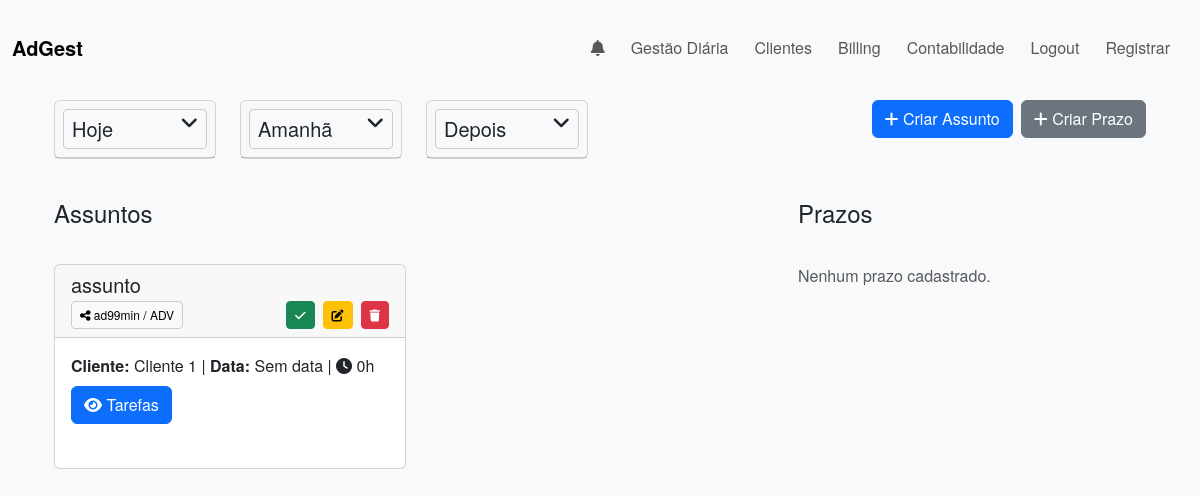
The page /dashboard (signed in) on the database as committed earlier.
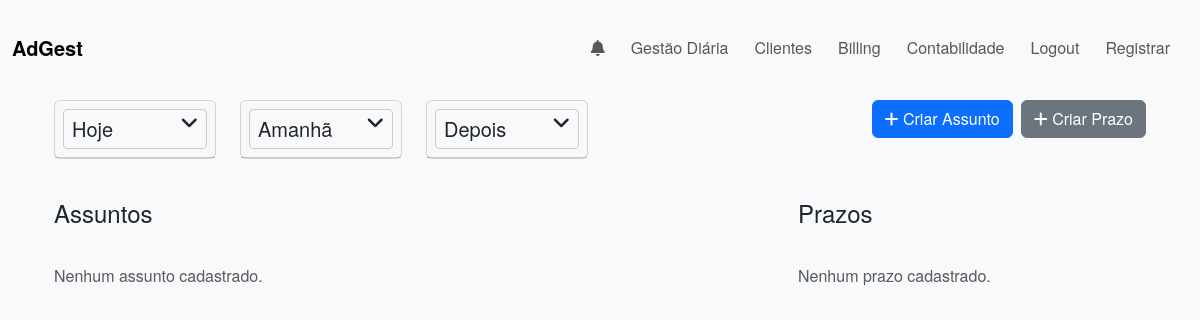
The same page on the database as committed later.
### app/models.py (models this page shows, shortened)
class Assunto(db.Model):
    __tablename__ = 'assuntos'
    id = db.Column(db.Integer, primary_key=True)
    user_id = db.Column(db.Integer, db.ForeignKey('users.id'), nullable=False)  # Dono
    client_id = db.Column(db.Integer, db.ForeignKey('clients.id'), nullable=False)
    nome_assunto = db.Column(db.String(100), nullable=False)
    due_date = db.Column(db.Date, nullable=True)
    sort_order = db.Column(db.Integer, default=0)
    horas_assunto = db.Column(db.Float, default=0.0)
    is_completed = db.Column(db.Boolean, default=False)
    is_billed = db.Column(db.Boolean, default=False)
    completed_by = db.Column(db.Integer, db.ForeignKey('users.id'), nullable=True)
    tarefas = db.relationship('Tarefa', backref='assunto', cascade="all, delete-orphan", lazy='dynamic')
    shared_with = db.relationship(
        'User',
        secondary=shared_assuntos,
        backref=db.backref('shared_assuntos', lazy='dynamic', overlaps="assuntos_compartilhados,compartilhados"),
        lazy='dynamic',
        overlaps="assuntos_compartilhados,compartilhados"
    )
    user = db.relationship("User", backref="assuntos_criados", foreign_keys=lambda: [Assunto.__table__.c.user_id])

class User(UserMixin, db.Model):
    __tablename__ = 'users'
    id = db.Column(db.Integer, primary_key=True)
    username = db.Column(db.String(100), unique=True, nullable=False)
    nickname = db.Column(db.String(10), nullable=False)
    email = db.Column(db.String(120), unique=True, nullable=False)
    profile_image = db.Column(db.String(120), default='default.jpg')
    password = db.Column(db.String(200), nullable=False)
    role = db.Column(db.String(50), default='advogado')
    __table_args__ = (db.UniqueConstraint('email', name='uq_users_email'),)
    assuntos_compartilhados = db.relationship(
        'Assunto',
        secondary=shared_assuntos,
        backref=db.backref('compartilhados', lazy='dynamic'),
        lazy='dynamic'
    )
    client_shares = db.relationship('ClientShare', backref='user', lazy='dynamic')

class Client(db.Model):
    __tablename__ = 'clients'
    id = db.Column(db.Integer, primary_key=True)
    user_id = db.Column(db.Integer, db.ForeignKey('users.id'), nullable=False)
    name = db.Column(db.String(100), nullable=False)  # unique=True removido
    number_interno = db.Column(db.String(50), nullable=True)
    nif = db.Column(db.String(50), nullable=True)
    address = db.Column(db.String(200), nullable=True)
    email = db.Column(db.String(100), nullable=True)
    telephone = db.Column(db.String(20), nullable=True)
    assuntos = db.relationship('Assunto', backref='client', lazy=True)
    __table_args__ = (
        db.UniqueConstraint('user_id', 'name', name='uq_user_clientname'),
    )
    shares = db.relationship('ClientShare', backref='client', lazy='dynamic')

### app/routes.py (the view)
@main.route('/dashboard')
@login_required
def dashboard():
    assuntos = Assunto.query.filter(
        or_(
            Assunto.user_id == current_user.id,
            Assunto.shared_with.any(id=current_user.id)
        ),
        Assunto.is_completed == False
    ).order_by(Assunto.sort_order, Assunto.nome_assunto).all()
    assuntos_tarefas_visiveis = {}
    for assunto in assuntos:
        if assunto.shared_with.count() > 0:
            tarefas_visiveis = assunto.tarefas
        else:
            tarefas_visiveis = [tarefa for tarefa in assunto.tarefas if tarefa.user_id == current_user.id]
        assuntos_tarefas_visiveis[assunto.id] = tarefas_visiveis
    current_date = date.today()
    tomorrow_date = current_date + timedelta(days=1)
    prazos = PrazoJudicial.query.filter(
        or_(
            PrazoJudicial.user_id == current_user.id,
            PrazoJudicial.shared_with.any(id=current_user.id)
        ),
        PrazoJudicial.status == False
    ).order_by(PrazoJudicial.prazo).all()
    return render_template(
        'dashboard.html',
        assuntos=assuntos,
        assuntos_tarefas_visiveis=assuntos_tarefas_visiveis,
        prazos=prazos,
        current_date=current_date,
        tomorrow_date=tomorrow_date
    )

### app/routes.py (called while the page is built)
@main.context_processor
def inject_notifications():
    if current_user.is_authenticated:
        notifs_nao_lidas = Notification.query.filter_by(
            user_id=current_user.id, is_read=False
        ).order_by(Notification.timestamp.desc()).all()
        unread = len(notifs_nao_lidas)
        return dict(notifications=notifs_nao_lidas, unread_count=unread)
    return dict(notifications=[], unread_count=0)

### app/templates/dashboard.html (shortened to what the changed rows need)
{% extends "base.html" %}
{% block content %}
<div class="container my-4">
  <div class="row">
    <div class="col-lg-8">
      <div id="assuntos-container" class="row row-cols-1 row-cols-lg-2 g-3">
        {% for assunto in assuntos %}
        <div class="col" data-id="{{ assunto.id }}">
          <div class="card h-100">
            <div class="card-header">
              <div class="d-flex justify-content-between align-items-center mb-1">
                <h5 class="mb-0 flex-grow-1" style="white-space: normal;">
                  {{ assunto.nome_assunto }}
                </h5>
              </div>
              <div class="d-flex justify-content-between align-items-center">
                <div class="dropdown">
                  <button class="btn btn-sm btn-light dropdown-toggle" data-bs-toggle="dropdown" aria-expanded="false">
                    <i class="fa-solid fa-share-nodes"></i>
                    {{ assunto.user.nickname }}{% for usuario in assunto.shared_with %} / {{ usuario.nickname }}{% endfor %}
                  </button>
                </div>
                <div class="d-flex align-items-center gap-2">
                  <form action="{{ url_for('main.toggle_status_assunto', assunto_id=assunto.id) }}" method="POST" class="d-inline">
                    <button type="submit" class="btn btn-sm btn-success" title="Concluir">
                      <i class="fa-solid fa-check"></i>
                    </button>
                  </form>
                  <a href="{{ url_for('main.edit_assunto', assunto_id=assunto.id) }}" class="btn btn-sm btn-warning" title="Editar">
                    <i class="fa-solid fa-pen-to-square"></i>
                  </a>
                  <form action="{{ url_for('main.delete_assunto', assunto_id=assunto.id) }}" method="POST" class="d-inline">
                    <button type="submit" class="btn btn-sm btn-danger" title="Excluir">
                      <i class="fa-solid fa-trash"></i>
                    </button>
                  </form>
                </div>
              </div>
            </div>
            <div class="card-body">
              {% set total_horas = 0 %}
              {% for tarefa in assunto.tarefas %}
                {% if tarefa.horas %}
                  {% set total_horas = total_horas + tarefa.horas %}
                {% endif %}
              {% endfor %}
              <p class="mb-2" style="white-space: normal;">
                <strong>Cliente:</strong> {{ assunto.client.name }} |
                <strong>Data:</strong>
                {% if assunto.due_date %}
                  {{ assunto.due_date.strftime('%d/%m/%Y') }}
                {% else %}
                  Sem data
                {% endif %}
                | <i class="fa-solid fa-clock"></i> {{ total_horas|default(0) }}h
              </p>
              <button class="btn btn-primary mb-2" type="button" data-bs-toggle="collapse"
                      data-bs-target="#tarefas-{{ assunto.id }}" aria-expanded="false" aria-controls="tarefas-{{ assunto.id }}">
                <i class="fa-solid fa-eye"></i> Tarefas
              </button>
            </div>
          </div>
        </div>
        {% else %}
        <p class="text-muted">Nenhum assunto cadastrado.</p>
        {% endfor %}
      </div>
    </div>
  </div>
</div>
{% endblock %}

Rows that differ between the two databases and show on the page:
no longer on this page (row edited): Assunto: nome_assunto "assunto", user.nickname "ad99min", client.name "Cliente 1", shows "Sem data", total_horas "0"
no longer on this page (row unchanged): User: nickname "ADV"
Other text that changed with them:
text now shown: "Nenhum assunto cadastrado."
